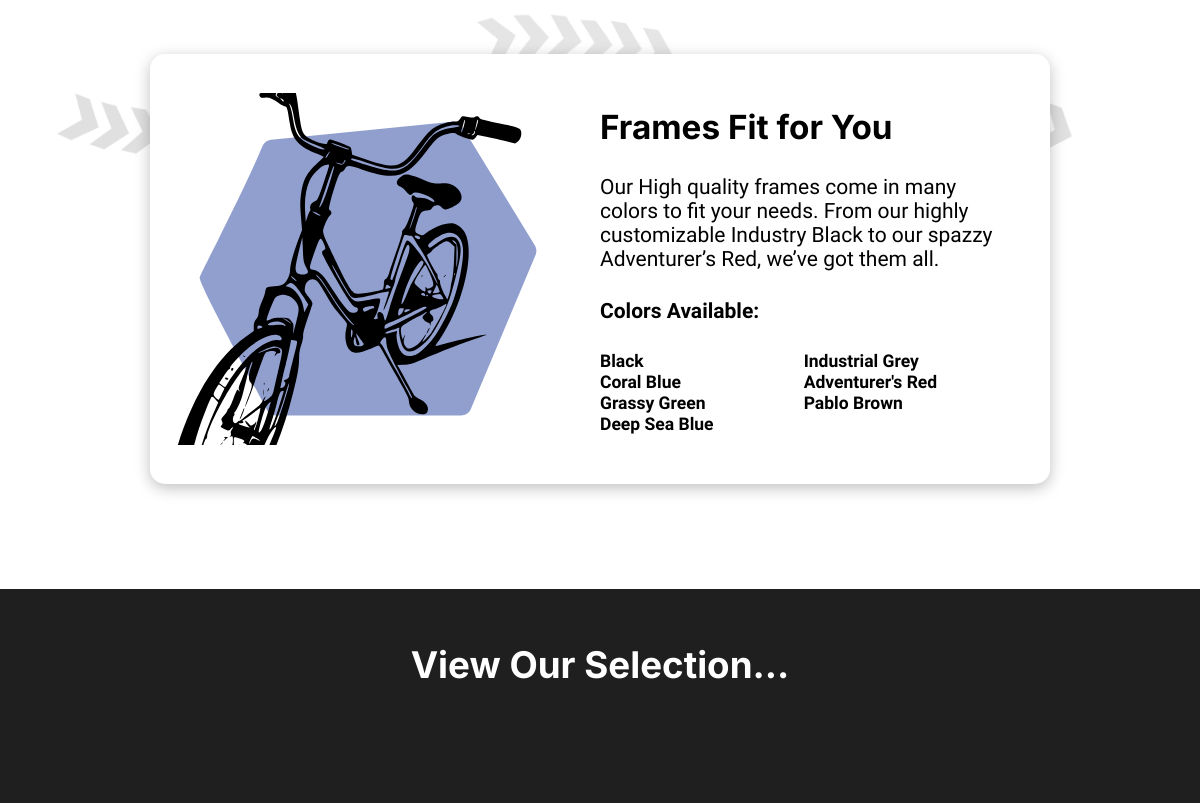
Page /bikes/ (middle part) on the earlier database version.
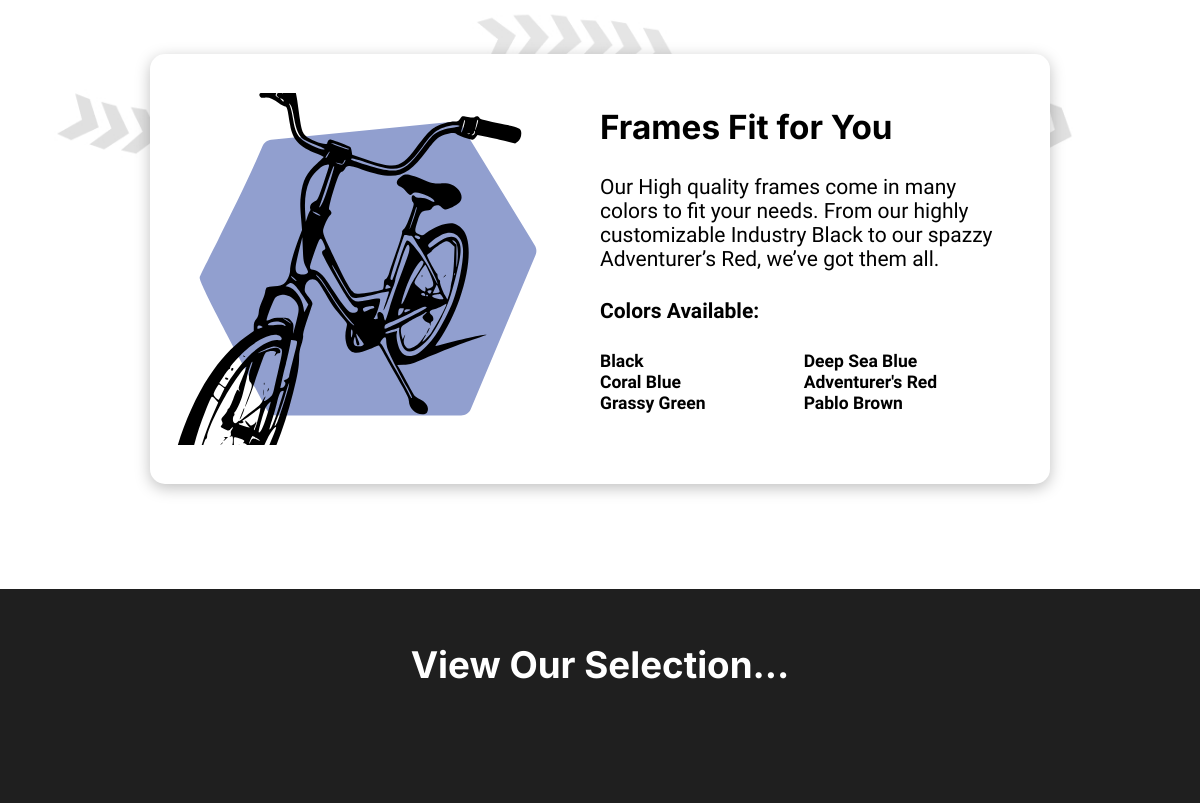
Same page on the later database version.
### shop/models.py (models this page shows, shortened)
class Frame(models.Model):
    color = models.CharField(max_length=255)
    quantity = models.IntegerField()

### shop/views.py (the view)
# urls.py: path('bikes/', views.bikes, name='bikes_list'),
def bikes(request):
    all_bikes = Bike.objects.all()
    bike_count = all_bikes.count()
    all_seats = Seat.objects.all()
    all_frames = Frame.objects.all()
    all_tires = Tire.objects.all()
    return render(request, 'shop/bikes.html', {'all_bikes': all_bikes, 'bike_count': bike_count, 'all_seats': all_seats, 'all_frames': all_frames, 'all_tires': all_tires})

### shop/templates/shop/bikes.html (shortened to what this page needs)
{% extends 'shop/base.html' %}
{% block content %}
    <div class="features">
        <div class="trails">
            <div class="feature">
                <div class="features-image">
                    <img src="/static/images/frame.svg">
                </div>
                <div class="content">
                    <h3>Frames Fit for You</h3>
                    <p>Our High quality frames come in many colors to fit your needs. From our highly customizable Industry
                        Black to our spazzy Adventurer’s Red, we’ve got them all.</p>
                    <p><b>Colors Available:</b></p>
                    <ul>
                        {% for frame in all_frames %}
                        <li>{{ frame.color }}</li>
                        {% endfor %}
                    </ul>
                </div>
            </div>
        </div>
    </div>
    <div class="view-selection" id="bikes">
            <h2>View Our Selection...</h2>
            <div class="container">
            </div>
    </div>
{% endblock %}

Differences in the rows shown:
removed Frame: color "Industrial Grey"
